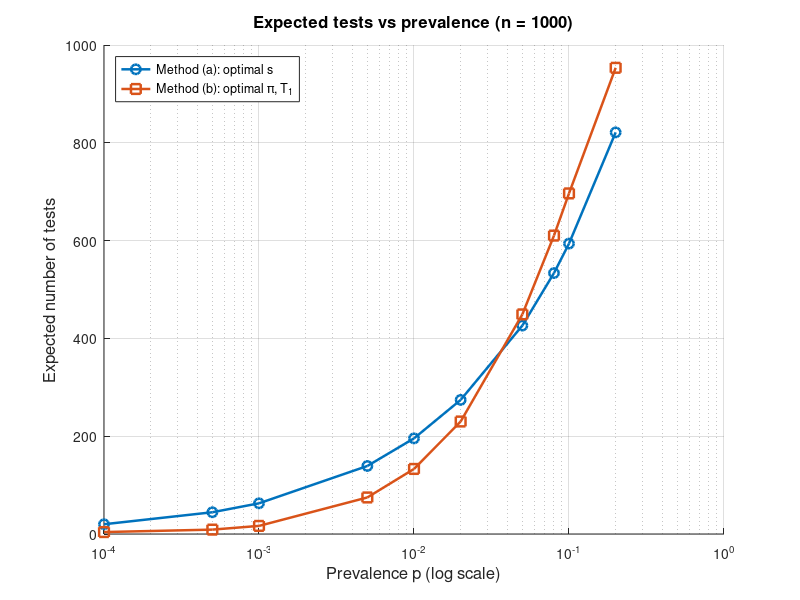

This chart was generated by the following MATLAB code: (Note: this script raises an error after producing the figure.)
%% Part (c): Expected tests vs prevalence p (n = 1000)
clear; clc;

n = 1000;
p_list = [1e-4, 5e-4, 0.001, 0.005, 0.01, 0.02, 0.05, 0.08, 0.1, 0.2];

Ta_opt = zeros(size(p_list));
s_opt  = zeros(size(p_list));
Tb_opt = zeros(size(p_list));
T1_opt = zeros(size(p_list));
pi_opt = zeros(size(p_list));

for idx = 1:numel(p_list)
    p = p_list(idx);

    %% ---------- Method (a): disjoint pools of size s ----------
    bestT = inf; bestS = NaN;
    for s = 1:n
        ps_pow = exp(s * log1p(-p));
        T = n/s + n*(1 - ps_pow);
        if T < bestT
            bestT = T; bestS = s;
        end
    end
    Ta_opt(idx) = bestT; s_opt(idx) = bestS;

    %% ---------- Method (b): overlapping random pools ----------
    % E(T1,pi) = T1 + n*p + n*(1-p) * [ 1 - pi * (1 - p*pi)^(n-1) ]^T1
    % pi* = min(1, 1/(n*p))
    pi_star = min(1, 1/(n*p));
    pi_opt(idx) = pi_star;

    % Compute B = 1 - pi_star * (1 - p*pi_star)^(n-1) with a stable power
    pow_term = exp((n-1) * log1p(-p*pi_star));
    B = 1 - pi_star * pow_term;

    if n*(1-p)*(-log(B)) > 1
        T1_real = log( -1 / (n*(1-p)*log(B)) ) / log(B);
        cand = unique(max(1,floor(T1_real-6)):ceil(T1_real+6));
    else
        cand = 1;
    end

    % Always include T1 = 1 as a candidate
    cand = unique([1, cand]);

    % Evaluate expectation on candidates and choose the best integer
    bestTb = inf; bestT1 = NaN;
    for T1 = cand
        E = T1 + n*p + n*(1-p) * (B^T1);
        if E < bestTb
            bestTb = E; bestT1 = T1;
        end
    end
    Tb_opt(idx) = bestTb; T1_opt(idx) = bestT1;
end

%% ---------- Plot ----------
figure('Units','pixels','Position',[100 100 900 380]); hold on;
semilogx(p_list, Ta_opt, '-o', 'LineWidth', 1.8, 'MarkerSize', 7); 
semilogx(p_list, Tb_opt, '-s', 'LineWidth', 1.8, 'MarkerSize', 7); 
grid on;
xlabel('Prevalence p (log scale)', 'FontSize', 12);
ylabel('Expected number of tests', 'FontSize', 12);
title(sprintf('Expected tests vs prevalence (n = %d)', n), 'FontSize', 12);
legend({'Method (a): optimal s', 'Method (b): optimal \pi, T_1'}, 'Location', 'northwest');

%% ---------- Print table ----------
T = table(p_list.', Ta_opt.', s_opt.', Tb_opt.', T1_opt.', pi_opt.', ...
    'VariableNames', {'p', 'MethodA_MinTests', 's_opt', 'MethodB_MinTests', 'T1_star', 'pi_opt'});
disp(T);
